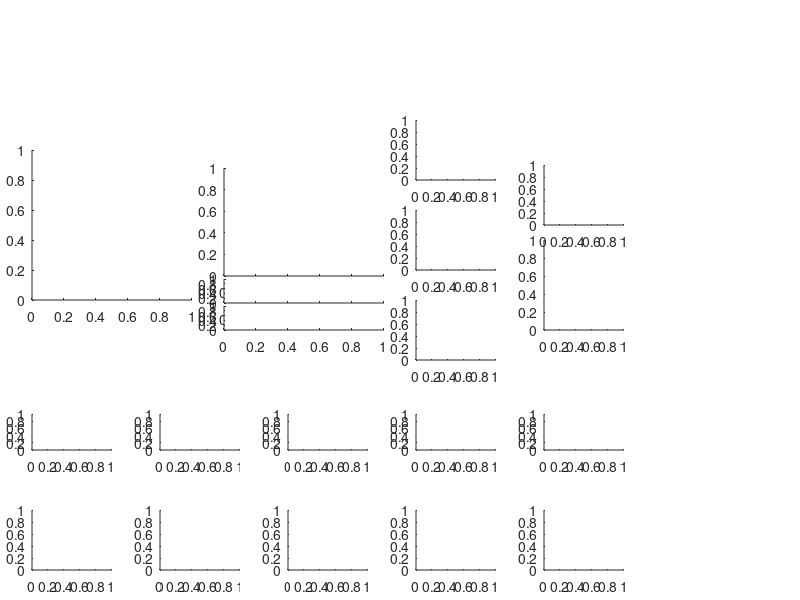

This chart was generated by the following MATLAB code: (Note: this script raises an error after producing the figure.)
%% open figure
figure('color',[1 1 1],...
    'renderer','painters',...   
    'Units','centimeters',...
    'position',[3 4 25 20],...
    'PaperUnits','centimeters',...
    'PaperSize',[25 20],...
    'visible','on')

plota1 = axes('Units','centimeter');
plota2 = axes('Units','centimeter');
plota3 = axes('Units','centimeter');
plota4 = axes('Units','centimeter');

plotb1 = axes('Units','centimeter');
plotb2 = axes('Units','centimeter');
plotb3 = axes('Units','centimeter');
plotb4 = axes('Units','centimeter');

plotc1 = axes('Units','centimeter');

plotd1 = axes('Units','centimeter');

plote1 = axes('Units','centimeter');

plotf1 = axes('Units','centimeter');

plotg1 = axes('Units','centimeter');

ploth1 = axes('Units','centimeter');

% ploti1 = axes('Units','centimeter');
ploti2 = axes('Units','centimeter');
ploti3 = axes('Units','centimeter');
ploti4 = axes('Units','centimeter');

plotj1 = axes('Units','centimeter');

plotk1 = axes('Units','centimeter');


%%
% GC Ca traces
set(plota1,'Position',[ 1 5 2.5 1.2]);
set(plota2,'Position',[ 5 5 2.5 1.2]);
set(plota3,'Position',[ 9 5 2.5 1.2]);
set(plota4,'Position',[ 13 5 2.5 1.2]);

% GC responder raster plots
set(plotb1,'Position',[1 1  2.5 2]);
set(plotb2,'Position',[5 1  2.5 2]);
set(plotb3,'Position',[9 1 2.5 2]);
set(plotb4,'Position',[13 1 2.5 2]);

% GC non-responder Ca traces
set(plotc1,'Position',[17 5 2.5 1.2]);

% GC non-reponder raster plonder
set(plotd1,'Position',[17 1 2.5 2]);

% non responder mean-plot
set(plote1,'Position',[17 9 2.5 3]);

% responder mean-plot
set(plotf1,'Position',[17 12.5 2.5 2]);

% MPP Ca bulk mean
set(plotg1,'Position',[13 14 2.5 2]);

% FOV
set(ploth1,'Position',[1 10 5 5]);

% data
% set(ploti1,'Position',[7 14.5   5    .8]);
set(ploti2,'Position',[7 10.8  5   3.6]);
set(ploti3,'Position',[7 9.9  5    .8]);
set(ploti4,'Position',[7 9  5    .8]);

% mean speed
set(plotj1,'Position',[13 11 2.5 2]);

% mean pupil
set(plotk1,'Position',[13 8 2.5 2]);

%% Example resposnsive cell M234.1 cell 2 M234.2 cell 8 

% stim = scn.airpuff;
% i = 2;j = 10;
ses = 1;mouse = 1;
stim = CAIM(ses,mouse).airpuff;
Df = CAIM(ses,mouse).Df;
Clim = [0 .15];
% include all APs
include = 1:35;%60 %size(stim.resp,2);
% include only AP that did not trigger running
% include = find(sum(stim.speed(:,31:60),2) <= 0);
% include = find(sum(stim.speed(:,31:60),2) > 0);

% CellID
maxcell = size(stim.resp,1);
if maxcell >4; maxcell = 4;end
cellId = [2 4 12 11]; %  2 4 8 12
for i = 1:maxcell
    if i == 1
        delete(plota1.Children)
        axes(plota1);
    elseif i == 2
        delete(plota2.Children)
        axes(plota2);
    elseif i == 3
        delete(plota3.Children)
        axes(plota3);
    else
        delete(plota4.Children)
        axes(plota4);
    end

    yy = [];
    for j = 1:length(include)
        y = permute(stim.respCa(cellId(i),include(j),:),[1 3 2]);
        y = y/Df(stim.cellID(cellId(i)));
        y = 1+y-min(y);
        yy = [yy; y];
        plot(stim.times(include(j),:)/1000,y,'color',[.5 .5 .5],"LineWidth",my_plt.lnwd*0.25) 
        hold on
        % ylim([0 8])
    end
%     plot(stim.times(include(j),:)/1000,mean(yy,1),'color',[0 0 0],'linewidth',my_plt.lnwd+1)

    ax = gca;
    ax.XLim = [-1 3];
    % ax.YLim = [0 8];
    YLim = ax.YLim;
    ax.YLim = [1 YLim(2)];
    ax.YColor = [0 0 0];
    ax.XColor = [0 0 0];
    ax.Color = [1 1 1];     
    ax.LineWidth = my_plt.lnwd;
    ax.FontSize = my_plt.ftsz-3;
    YLim = ax.YLim;
    box('off')
    % plot([0 0],[0 size(stim.respCa,2)],'color',my_plt.mycol(5,:),'linewidth',my_plt.lnwd)    
    ylabel('\Delta F / F','FontSize',my_plt.ftsz-2)
    
    plot([0 0],YLim,'color',my_plt.mycol(5,:),'linewidth',my_plt.lnwd)
    hold off
%     title('A','Units','centimeter','position',[-1.3 5.5],'FontSize',my_plt.ftsz)
    axis off

    if i == 1
        delete(plotb1.Children)
        axes(plotb1);
    elseif i == 2
        delete(plotb2.Children)
        axes(plotb2);
    elseif i == 3
        delete(plotb3.Children)
        axes(plotb3);
    else
        delete(plotb4.Children)
        axes(plotb4);
    end
    
    for j = 1:length(include)
        scatter(stim.times(include(j),stim.resp(cellId(i),include(j),:)==1)/1000,permute(stim.resp(cellId(i),include(j),stim.resp(cellId(i),include(j),:)==1)+j-1,[1 3 2]),4,'filled','markerfacecolor',[0 0 0]) 
        hold on
    end

    imagesc(stim.times(j,:)/1000,j+5:j+9,permute(mean(stim.resp(cellId(i),include,:),2),[1 3 2]),Clim);
    % colormap(h1,jet);

    ax = gca;
    ax.XLim = [-1 3];
    ax.YLim = [0 length(include)+10];
    ax.YTick = [0:10: length(include)+10];
    ax.YColor = [0 0 0];
    ax.XColor = [0 0 0];
    ax.Color = [1 1 1];     
    ax.LineWidth = my_plt.lnwd;
    ax.FontSize = my_plt.ftsz-3;
    box('off')
    plot([0 0],[0 length(include)],'color',my_plt.mycol(5,:),'linewidth',my_plt.lnwd)
    hold off
    ylabel('Airpuff #','FontSize',my_plt.ftsz-2)

%     title('B','Units','centimeter','position',[-1.3 5.5],'FontSize',my_plt.ftsz)

end


%% Example NON-resposnsive cell M234.1 cell 2 M234.2 cell 8 

i = 49;% CellID

delete(plotc1.Children)
axes(plotc1);
        
yy = [];
for j = 1:length(include)
    y = permute(stim.nr.respCa(i,include(j),:),[1 3 2]);
    y = y/Df(stim.nr.cellID(i));
    y = 1+y-min(y);
    yy = [yy; y];
    plot(stim.times(include(j),:)/1000,y,'color',[.5 .5 .5],"LineWidth",my_plt.lnwd*0.25) 
    hold on
    % axis off
end
% plot(stim.times(include(j),:)/1000,mean(yy,1),'color'v,[0 0 0],'linewidth',my_plt.lnwd+1)

ax = gca;
ax.XLim = [-1 3];
ax.YLim = [1 3];
YLim = ax.YLim;
ax.YLim = [1 YLim(2)];
ax.YColor = [0 0 0];
ax.XColor = [0 0 0];
ax.Color = [1 1 1];     
ax.LineWidth = my_plt.lnwd;
ax.FontSize = my_plt.ftsz-3;
box('off')
plot([0 0],YLim,'color',my_plt.mycol(5,:),'linewidth',my_plt.lnwd)
ylabel('\Delta F / F','FontSize',my_plt.ftsz-2)
hold off

% title('C','Units','centimeter','position',[-1.3 5.5],'FontSize',my_plt.ftsz)

% NON - responder scatter
delete(plotd1.Children)
axes(plotd1);

for j = 1:length(include)
    scatter(stim.times(include(j),stim.nr.resp(i,include(j),:)==1)/1000,permute(stim.nr.resp(i,include(j),stim.nr.resp(i,include(j),:)==1)+j-1,[1 3 2]),4,'filled','markerfacecolor',[0 0 0]) 
    hold on
end

imagesc(stim.times(j,:)/1000,j+5:j+9,permute(mean(stim.nr.resp(i,include,:),2),[1 3 2]));
% colormap(h1,jet);

ax = gca;
ax.XLim = [-1 3];
ax.YLim = [0 length(include)+10];
ax.YTick = [0:10: length(include)+10];
ax.YColor = [0 0 0];
ax.XColor = [0 0 0];
ax.Color = [1 1 1];     
ax.LineWidth = my_plt.lnwd;
ax.FontSize = my_plt.ftsz-3;
box('off')
plot([0 0],[0 length(include)],'color',my_plt.mycol(5,:),'linewidth',my_plt.lnwd)
hold off
ylabel('Airpuff #','FontSize',my_plt.ftsz-2)

% title('D','Units','centimeter','position',[-1.3 5.5],'FontSize',my_plt.ftsz)

%% Summary NON-reponder
delete(plote1.Children)
axes(plote1);

b = mean(stim.nr.resp(:,include,:),2);
b = permute(b,[1 3 2]);
[~,h] = sort(sum(b,2),'descend');
b = b(h,:);
for i = 1:size(b,1)
    b(i,:) = zscore(b(i,:));
    % b(i,:) = (b(i,:)-min(b(i,:)))/max((b(i,:)-min(b(i,:))));
end
% b(b==0) = nan;
Clim = [-.5 8];
h = imagesc(stim.times(j,:)/1000,1:size(b,1),b,Clim);
set(h, 'AlphaData', ~isnan(b))
hold on
ax = gca;
ax.XLim = [-1 3];
ax.XAxis.Visible = 'off';
% ax.YLim = YLim;
ax.YColor = [0 0 0];
ax.XColor = [0 0 0];
ax.Color = [1 1 1];     
ax.LineWidth = my_plt.lnwd;
ax.LineWidth = my_plt.lnwd;
ax.FontSize = my_plt.ftsz-3;
ax.YLim = [1 150];
YLim = ax.YLim;
ylabel('cell ID')
plot([0 0],YLim,'color',my_plt.mycol(5,:),'linewidth',my_plt.lnwd)
box off
hold off
temp = ax.Position;
colorbar
ax.Position = temp;
% colormap(h6,jet);
 
%% Summary responder
delete(plotf1.Children)
axes(plotf1);
 
a = mean(stim.resp(:,include,:),2);
a = permute(a,[1 3 2]);
% a(a==0) = nan;
% [~,h] = sort(sum(a,2),'descend');
% a = a(h,:);
for i = 1:size(a,1)
    a(i,:) = zscore(a(i,:));
    % a(i,:) = (a(i,:)-min(a(i,:)))/max((a(i,:)-min(a(i,:))));
    % a(i,:) = a(i,:)/max(a(i,:));
    % a(i,:) = a(i,:)*100;   
    % a(i,:) = a(i,:)-min(a(i,:));
end
h = imagesc(stim.times(j,:)/1000,1:size(a,1),a);%,Clim);
set(h, 'AlphaData', ~isnan(a))
hold on 
plot([0 0],YLim,'color',my_plt.mycol(5,:),'linewidth',my_plt.lnwd)

hold off
box off

ax = gca;
ax.XLim = [-1 3];
ax.XAxis.Visible = 'off'; 
% ax.YLim = YLim/5;
ax.YColor = [0 0 0];
ax.XColor = [0 0 0];
ax.Color = [1 1 1];     
ax.LineWidth = my_plt.lnwd;
ax.LineWidth = my_plt.lnwd;
ax.FontSize = my_plt.ftsz-3;
% colormap(h5,jet);
ylabel('cell ID')
% temp = ax.Position;
% colorbar
% ax.Position = temp;

% delete(plotg1.Children)
% axes(plotg1);

% yy = [];
% for j = 1:length(include)
%     y = stim.bulkresp(include(j),:);
% %     y = y-min(y);
%     yy = [yy; y];
% %     plot(stim.bulktime(include(j),:)/1000,y,'color',[.5 .5 .5]) 
% %     hold on
% end
% 
% x = stim.bulktime(1,:)/1000;
% y = mean(yy);
% b = std(yy)/sqrt(length(include));
% 
% fill([x,fliplr(x)],[y-b,fliplr(y+b)],[.7 0 0],...
%     'EdgeColor',[1 1 1],...
%     'EdgeAlpha',0,...
%     'FaceAlpha',.3)
% hold on
% 
% plot(x,y,'color',[.8 0 0],'linewidth',my_plt.lnwd)
% 
% box('off')
% % plot([0 0],[0 size(stim.respCa,2)],'color',my_plt.mycol(5,:),'linewidth',my_plt.lnwd)
% 
% ylabel('\Delta F / F','FontSize',my_plt.ftsz-2)
% % title('G','Units','centimeter','position',[-1.3 5.5],'FontSize',my_plt.ftsz)
% 
% ax = gca;
% ax.XLim = [-1 3];
% ax.YColor = [0 0 0];
% ax.XColor = [0 0 0];
% ax.Color = [1 1 1];     
% ax.LineWidth = my_plt.lnwd;
% ax.LineWidth = my_plt.lnwd;
% ax.FontSize = my_plt.ftsz-3;
% YLim = ax.YLim;
% plot([0 0],YLim,'color',my_plt.mycol(5,:),'linewidth',my_plt.lnwd)
% hold off
% ax.YLim = YLim;

%% FOV
delete(ploth1.Children)
axes(ploth1);

FOV = CAIM(ses,mouse).FOV(:,:,1)*my_plt.mycol(2,1);
FOV(:,:,2) = CAIM(ses,mouse).FOV(:,:,1)*my_plt.mycol(2,2);
FOV(:,:,3) = CAIM(ses,mouse).FOV(:,:,1)*my_plt.mycol(2,3);
FOV = mat2gray(FOV);
FOV = FOV * 2.8;

% scale bar
pxsc = 1.12; %micrometer per pixel
lgsc = 100; %length of scalebar in micrometer
lgsc = round(lgsc/pxsc);
FOV(end-round((20:30)/pxsc),end-(lgsc+20)+(1:lgsc),:) =1;

image(FOV)
axis off

%% mean speed
delete(plotj1.Children)
axes(plotj1);

yy = [];
for j = 1:length(include)
    y = stim.speed(include(j),:);
    y(y<0) = 0;
%     y = y-min(y);
    yy = [yy; y];
%     plot(stim.bulktime(include(j),:)/1000,y,'color',[.5 .5 .5]) 
%     hold on
end

x = stim.times(1,:)/1000;
y = mean(yy);
b = std(yy)/sqrt(length(include));

fill([x,fliplr(x)],[y-b,fliplr(y+b)],my_plt.mycol(3,:),...
    'EdgeColor',[1 1 1],...
    'EdgeAlpha',0,...
    'FaceAlpha',.3)
hold on

plot(x,y,'color',my_plt.mycol(3,:),'linewidth',my_plt.lnwd)

box('off')
% plot([0 0],[0 size(stim.respCa,2)],'color',my_plt.mycol(5,:),'linewidth',my_plt.lnwd)

ylabel('\Delta F / F','FontSize',my_plt.ftsz-2)
% title('G','Units','centimeter','position',[-1.3 5.5],'FontSize',my_plt.ftsz)

ax = gca;
ax.XLim = [-1 3];
ax.YColor = [0 0 0];
ax.XColor = [0 0 0];
ax.Color = [1 1 1];     
ax.LineWidth = my_plt.lnwd;
ax.LineWidth = my_plt.lnwd;
ax.FontSize = my_plt.ftsz-3;
YLim = ax.YLim;
plot([0 0],YLim,'color',my_plt.mycol(5,:),'linewidth',my_plt.lnwd)
hold off
ax.YLim = YLim;

% mean pupil
delete(plotk1.Children)
axes(plotk1);

yy = [];
for j = 1:length(include)
    y = stim.pupilLP(include(j),:);
%     y = y-min(y);
    yy = [yy; y];
%     plot(stim.bulktime(include(j),:)/1000,y,'color',[.5 .5 .5]) 
%     hold on
end

x = stim.times(1,:)/1000;
y = nanmean(yy);
b = nanstd(yy)/sqrt(length(include));

fill([x,fliplr(x)],[y-b,fliplr(y+b)],my_plt.mycol(4,:),...
    'EdgeColor',[1 1 1],...
    'EdgeAlpha',0,...
    'FaceAlpha',.3)
hold on

plot(x,y,'color',my_plt.mycol(4,:),'linewidth',my_plt.lnwd)

box('off')
% plot([0 0],[0 size(stim.respCa,2)],'color',my_plt.mycol(5,:),'linewidth',my_plt.lnwd)

ylabel('pupil size (/max)','FontSize',my_plt.ftsz-2)
% title('G','Units','centimeter','position',[-1.3 5.5],'FontSize',my_plt.ftsz)

ax = gca;
ax.XLim = [-1 3];
ax.YColor = [0 0 0];
ax.XColor = [0 0 0];
ax.Color = [1 1 1];     
ax.LineWidth = my_plt.lnwd;
ax.LineWidth = my_plt.lnwd;
ax.FontSize = my_plt.ftsz-3;
YLim = ax.YLim;
plot([0 0],YLim,'color',my_plt.mycol(5,:),'linewidth',my_plt.lnwd)
hold off
ax.YLim = YLim;
%%
load('C:\Users\martipof\IEECR Dropbox\Martin Pofahl\MPP - DG project\Data\Example Mouse\M103.071216.1325pro.mat')
% load('/Users/martinpofahl/Dropbox (IEECR)/MPP - DG project/Data/Example Mouse/M103.071216.1325pro.mat')
%% Data
timeint = [8 16]; %[5 15] for M227 %[5 15] for M234
timeint = timeint*60*1000;


% MPP bulk data

% delete(ploti1.Children)
% axes(ploti1);
% a = smooth(caim.bulk.traceMEC(1,:),10);
% a = caim.bulk.trace(:,1);
% a = caim.bulk.decon.Y;
% ScaleBulk = max(a-min(a));
% a = smooth(a,10);
% a = (a-min(a))/max(a-min(a));
% plot(scn.tsscn(1:end),a,...
%         'color',[1 0 0],...
%         'linewidth',my_plt.lnwd-.5);
% axis off
% ax = gca;
% ax.YLim = [0 1];
% ax.XLim = timeint;
% 
%     fig_pos=get(gca,'position');
%         scbr(1) = fig_pos(1)+.45;
%         scbr(2) = fig_pos(2)+.25;
%         scbr(3) = 0;
%         scbr(4) = 0;
% 
%     if exist('h1','var') && isvalid(h1);delete(h1);end
%     h1 = annotation('textarrow',[0,0],[0,0],...
%            'Units','centimeter',... 
%            'position',scbr,...
%            'color',[0 0 0],...
%            'HeadStyle','none',...
%            'string','100 % \DeltaF/F',...
%            'fontsize',my_plt.ftsz-2,...
%            'VerticalAlignment','bottom',...  
%            'TextRotation',90,...
%            'HorizontalAlignment','center');
% 
%     a = ylim; a = a(2)-a(1);
%     scbr(1) = fig_pos(1)-.15;
%     scbr(2) = fig_pos(2);
%     scbr(4) = fig_pos(4)/a/ScaleBulk;
% 
%     if exist('h2','var') && isvalid(h2);delete(h2);end
%     h2 = annotation('textarrow',[0,0],[0,0],... 
%            'units','centimeter',... 
%            'position',scbr,...
%            'color',[0 0 0],...
%            'HeadStyle','none',...
%            'linewidth',my_plt.lnwd); 


delete(ploti2.Children)
axes(ploti2);
nums = 1:15;
for i = 1:length(nums)
    aa = CAIM(ses,mouse).Y(nums(i),:)/CAIM(ses,mouse).Df(nums(i));
    aa = aa-min(aa);
    % aa = Df_f{1}(nums(i),:);
    % aa = aa(1:end-1);
    % aa = aa/3;
    plot(CAIM(ses,mouse).behave.tsscn(1:end),aa(1:end)+((i-1)),...
        'color',[.5 .5 .5],...
        'linewidth',my_plt.lnwd-.5);
    hold on
end

axis tight
axis off
ax = gca;
ax.XLim = timeint;

    fig_pos=get(gca,'position');
        scbr(1) = fig_pos(1)+.45;
        scbr(2) = fig_pos(2)+.5;
        scbr(3) = 0;
        scbr(4) = 0;

    if exist('h3','var') && isvalid(h3);delete(h3);end
    h3 = annotation('textarrow',[0,0],[0,0],...
           'Units','centimeter',... 
           'position',scbr,...
           'color',[0 0 0],...
           'HeadStyle','none',...
           'string','100 % \DeltaF/F',...
           'fontsize',my_plt.ftsz-2,...
           'VerticalAlignment','bottom',...  
           'TextRotation',90,...
           'HorizontalAlignment','center');

    scbr(1) = fig_pos(1)-.15;
    scbr(2) = fig_pos(2);
    scbr(4) = fig_pos(4)/length(nums);
    
    if exist('h4','var') && isvalid(h4);delete(h4);end
    h4 = annotation('textarrow',[0,0],[0,0],... 
           'units','centimeter',... 
           'position',scbr,...
           'color',[0 0 0],...
           'HeadStyle','none',...
           'linewidth',my_plt.lnwd);       


delete(ploti3.Children)
axes(ploti3);
plot(CAIM(ses,mouse).behave.tsscn,scn.distance/max(scn.distance),...
        'color',my_plt.mycol(3,:),...
        'linewidth',my_plt.lnwd-.5);
    
AP = CAIM(ses,mouse).airpuff.stimon==1;
hold on
scatter(CAIM(ses,mouse).behave.tsscn(AP),ones(1,sum(AP)),3,'*','LineWidth',.2,'MarkerEdgeColor',my_plt.mycol(5,:));
hold off

    fig_pos=get(gca,'position');
        scbr(1) = fig_pos(1)+.05;
        scbr(2) = fig_pos(2)+.2;
        scbr(3) = 0;
        scbr(4) = 0;

    if exist('h5','var') && isvalid(h5);delete(h5);end
    h5 = annotation('textarrow',[0,0],[0,0],...
           'Units','centimeter',... 
           'position',scbr,...
           'color',[0 0 0],...
           'HeadStyle','none',...
           'string','1 m',...
           'fontsize',my_plt.ftsz-2,...
           'VerticalAlignment','bottom',...  
           'TextRotation',90,...
           'HorizontalAlignment','center');

    scbr(1) = fig_pos(1)-.15;
    scbr(2) = fig_pos(2);
    scbr(4) = fig_pos(4)*2/3;
    
    if exist('h6','var') && isvalid(h6);delete(h6);end
    h6 = annotation('textarrow',[0,0],[0,0],... 
           'units','centimeter',... 
           'position',scbr,...
           'color',[0 0 0],...
           'HeadStyle','none',...
           'linewidth',my_plt.lnwd);   

       
ax = gca;
ax.XLim = timeint;
ax.YLim = [0 1];

axis off



delete(ploti4.Children)
axes(ploti4);
% pupil = scn.pupil;
pupil = CAIM(ses,mouse).behave.pupil(:,1);
pupil(scn.blink) = nan;
pupil = smoothdata(pupil,'movmean',30);%,'includenan');
% pupil = (pupil-min(pupil))/max(pupil-min(pupil));
plot(scn.tsscn,pupil,...
        'color',my_plt.mycol(4,:),...
        'linewidth',my_plt.lnwd-.5);
ax = gca;
ax.XLim = timeint;
ax.YLim = [.95 1.05];
axis off

    fig_pos=get(gca,'position');
        scbr(1) = fig_pos(1)+.15;
        scbr(2) = fig_pos(2)+.25;
        scbr(3) = 0;
        scbr(4) = 0;

    if exist('h7','var') && isvalid(h7);delete(h7);end
    h7 = annotation('textarrow',[0,0],[0,0],...
           'Units','centimeter',... 
           'position',scbr,...
           'color',[0 0 0],...
           'HeadStyle','none',...
           'string','20 %',...
           'fontsize',my_plt.ftsz-2,...
           'VerticalAlignment','bottom',...  
           'TextRotation',90,...
           'HorizontalAlignment','center');

    scbr(1) = fig_pos(1)-.15;
    scbr(2) = fig_pos(2);
    scbr(4) = fig_pos(4)*2/3;

    if exist('h8','var') && isvalid(h8);delete(h8);end
    h8 = annotation('textarrow',[0,0],[0,0],... 
           'units','centimeter',... 
           'position',scbr,...
           'color',[0 0 0],...
           'HeadStyle','none',...
           'linewidth',my_plt.lnwd);  

    % time scale bar
    lbar = 60; %length of scalebar in seconds    
    tmscl = lbar*1000*(fig_pos(3)/(timeint(2)-timeint(1)));
    scbr(1) = fig_pos(1)+fig_pos(3); 
    scbr(2) = fig_pos(2)-.1;
    scbr(3) = 0;%fig_pos(1)+fig_pos(3);
    scbr(4) = 0;

    if exist('h8a','var') && isvalid(h8a);delete(h8a);end
    h8a= annotation('textarrow',[0,0],[0,0],...
           'Units','centimeter',... 
           'position',scbr,...
           'color',[0 0 0],...
           'HeadStyle','none',...
           'string','1 min',...        
           'fontsize',my_plt.ftsz-2,...
           'VerticalAlignment','top',...
           'TextRotation',0,...
           'HorizontalAlignment','right');

    scbr(1) = fig_pos(1)+fig_pos(3)-tmscl; 
    scbr(2) = fig_pos(2)-.1;
    scbr(3) = tmscl;%fig_pos(1)+fig_pos(3);
    scbr(4) = 0;

    if exist('h8b','var') && isvalid(h8b);delete(h8b);end
    h8b = annotation('textarrow',[0,0],[0,0],... 
           'units','centimeter',... 
           'position',scbr,...
           'color',[0 0 0],...
           'HeadStyle','none',...
           'linewidth',my_plt.lnwd); 
    

%%
% print(gcf, '-dpdf', '/Users/martinpofahl/Dropbox (IEECR)/MPP - DG project/figures/figure1b'); 

% print(gcf, '-dpdf', 'C:\Users\martipof\IEECR Dropbox\Martin Pofahl\MPP - DG project\figures\figure1b'); 
